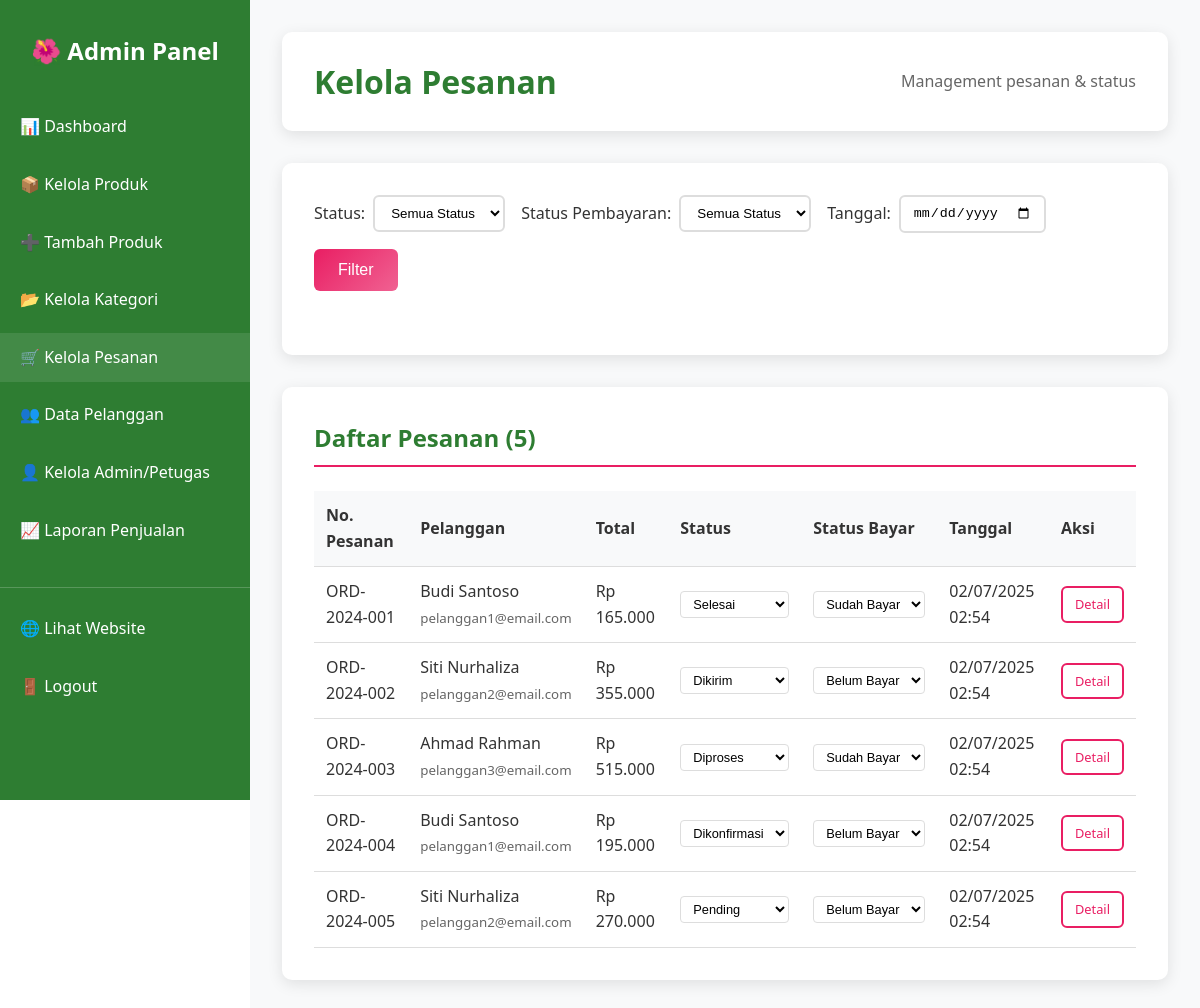
The app's page /admin/orders.php (signed in) with its own data.
### tables this page shows
CREATE TABLE orders (
    id INT PRIMARY KEY AUTO_INCREMENT,
    user_id INT NOT NULL,
    order_number VARCHAR(50) UNIQUE NOT NULL,
    total_amount DECIMAL(12,2) NOT NULL,
    subtotal DECIMAL(12,2) NOT NULL DEFAULT 0,
    shipping_address TEXT NOT NULL,
    shipping_cost DECIMAL(10,2) DEFAULT 0,
    recipient_name VARCHAR(100) NOT NULL,
    recipient_phone VARCHAR(20) NOT NULL,
    city VARCHAR(50),
    postal_code VARCHAR(10),
    payment_method ENUM('transfer', 'cod', 'ewallet') NOT NULL,
    payment_status ENUM('pending', 'paid', 'failed') DEFAULT 'pending',
    status ENUM('pending', 'confirmed', 'processing', 'shipped', 'delivered', 'cancelled') DEFAULT 'pending',
    notes TEXT,
    order_date TIMESTAMP DEFAULT CURRENT_TIMESTAMP,
    updated_at TIMESTAMP DEFAULT CURRENT_TIMESTAMP ON UPDATE CURRENT_TIMESTAMP,
    FOREIGN KEY (user_id) REFERENCES users(id) ON DELETE CASCADE
);

CREATE TABLE users (
    id INT PRIMARY KEY AUTO_INCREMENT,
    username VARCHAR(50) UNIQUE NOT NULL,
    email VARCHAR(100) UNIQUE NOT NULL,
    password VARCHAR(255) NOT NULL,
    full_name VARCHAR(100) NOT NULL,
    phone VARCHAR(20),
    address TEXT,
    role ENUM('admin', 'petugas', 'pelanggan') DEFAULT 'pelanggan',
    is_active TINYINT(1) DEFAULT 1,
    created_at TIMESTAMP DEFAULT CURRENT_TIMESTAMP,
    updated_at TIMESTAMP DEFAULT CURRENT_TIMESTAMP ON UPDATE CURRENT_TIMESTAMP
);

### config/database.php (called while the page is built, shortened)
<?php
function formatRupiah($amount) {
    return 'Rp ' . number_format($amount, 0, ',', '.');
}
?>

### admin/orders.php (the view, shortened to what this page needs)
<?php
require_once '../config/database.php';
$pdo = getConnection();
$date_filter = $_GET['date'] ?? '';
$where_conditions = [];
$params = [];
$where_clause = !empty($where_conditions) ? 'WHERE ' . implode(' AND ', $where_conditions) : '';
$stmt = $pdo->prepare("
    SELECT o.*, u.full_name as customer_name, u.email as customer_email
    FROM orders o
    JOIN users u ON o.user_id = u.id
    $where_clause
    ORDER BY o.order_date DESC
");
$stmt->execute($params);
$orders = $stmt->fetchAll();
$status_options = [
    'pending' => 'Pending',
    'confirmed' => 'Dikonfirmasi',
    'processing' => 'Diproses',
    'shipped' => 'Dikirim',
    'delivered' => 'Selesai',
    'cancelled' => 'Dibatalkan'
];
$payment_status_options = [
    'pending' => 'Belum Bayar',
    'paid' => 'Sudah Bayar',
    'failed' => 'Gagal'
];
?>
<!DOCTYPE html>
<html lang="id">
<head>
    <link rel="stylesheet" href="../assets/css/style.css">
    <link rel="stylesheet" href="assets/admin.css">
</head>
<body>
    <div class="admin-container">
        <?php include 'includes/sidebar.php'; ?>
        <div class="main-content">
            <div class="page-header">
                <h1>Kelola Pesanan</h1>
                <div>
                    <span style="color: #666;">Management pesanan & status</span>
                </div>
            </div>
            <div class="content-card">
                <form method="GET" class="filters">
                    <div class="filter-group">
                        <label>Status:</label>
                        <select name="status" class="filter-select">
                            <option value="">Semua Status</option>
                        </select>
                    </div>
                    <div class="filter-group">
                        <label>Status Pembayaran:</label>
                        <select name="payment_status" class="filter-select">
                            <option value="">Semua Status</option>
                        </select>
                    </div>
                    <div class="filter-group">
                        <label>Tanggal:</label>
                        <input type="date" name="date" class="filter-select" value="<?php echo htmlspecialchars($date_filter); ?>">
                    </div>
                    <button type="submit" class="btn btn-primary">Filter</button>
                </form>
            </div>
            <div class="content-card">
                <h2>Daftar Pesanan (<?php echo count($orders); ?>)</h2>
                <?php if (empty($orders)): ?>
                    <p>Tidak ada pesanan ditemukan.</p>
                <?php else: ?>
                    <table class="table">
                        <thead>
                            <tr>
                                <th>No. Pesanan</th>
                                <th>Pelanggan</th>
                                <th>Total</th>
                                <th>Status</th>
                                <th>Status Bayar</th>
                                <th>Tanggal</th>
                                <th>Aksi</th>
                            </tr>
                        </thead>
                        <tbody>
                            <?php foreach($orders as $order): ?>
                            <tr>
                                <td><?php echo htmlspecialchars($order['order_number']); ?></td>
                                <td>
                                    <div><?php echo htmlspecialchars($order['customer_name']); ?></div>
                                    <small style="color: #666;"><?php echo htmlspecialchars($order['customer_email']); ?></small>
                                </td>
                                <td><?php echo formatRupiah($order['total_amount']); ?></td>
                                <td>
                                    <form method="POST" class="status-form">
                                        <select name="status" class="status-select" onchange="this.form.submit()">
                                            <?php foreach($status_options as $value => $label): ?>
                                                <option value="<?php echo $value; ?>"
                                                        <?php echo $order['status'] == $value ? 'selected' : ''; ?>>
                                                    <?php echo $label; ?>
                                                </option>
                                            <?php endforeach; ?>
                                        </select>
                                    </form>
                                </td>
                                <td>
                                    <form method="POST" class="status-form">
                                        <select name="payment_status" class="status-select" onchange="this.form.submit()">
                                            <?php foreach($payment_status_options as $value => $label): ?>
                                                <option value="<?php echo $value; ?>"
                                                        <?php echo $order['payment_status'] == $value ? 'selected' : ''; ?>>
                                                    <?php echo $label; ?>
                                                </option>
                                            <?php endforeach; ?>
                                        </select>
                                    </form>
                                </td>
                                <td><?php echo date('d/m/Y H:i', strtotime($order['order_date'])); ?></td>
                                <td>
                                    <a href="orders-detail.php?id=<?php echo $order['id']; ?>" class="btn btn-outline btn-sm">Detail</a>
                                </td>
                            </tr>
                            <?php endforeach; ?>
                        </tbody>
                    </table>
                <?php endif; ?>
            </div>
        </div>
    </div>
</body>
</html>

### assets/css/style.css (style rules this page uses)
* { margin: 0; padding: 0; box-sizing: border-box; }
body { font-family: 'Segoe UI', Tahoma, Geneva, Verdana, sans-serif; line-height: 1.6; color: #333; background-color: #fff; }
.btn { display: inline-block; padding: 12px 24px; border: none; border-radius: 6px; text-decoration: none; text-align: center; cursor: pointer; font-size: 16px; font-weight: 500; transition: all 0.3s ease; }
.btn-primary { background: linear-gradient(135deg, #e91e63, #f06292); color: white; }
.btn-outline { background: transparent; color: #e91e63; border: 2px solid #e91e63; }
.page-header { background: linear-gradient(135deg, #f8f9fa, #e8f5e8); padding: 2rem 0; text-align: center; }
.main-content { min-height: 100vh; padding-top: 0; }

### admin/assets/admin.css (style rules this page uses)
.admin-container { display: flex; min-height: 100vh; font-family: 'Segoe UI', Tahoma, Geneva, Verdana, sans-serif; }
.main-content { flex: 1; margin-left: 250px; padding: 2rem; background: #f8f9fa; min-height: 100vh; }
.page-header { display: flex; justify-content: space-between; align-items: center; margin-bottom: 2rem; background: white; padding: 1.5rem 2rem; border-radius: 10px; box-shadow: 0 4px 15px rgba(0,0,0,0.1); }
.page-header h1 { color: #2e7d32; margin: 0; font-size: 2rem; }
.content-card { background: white; padding: 2rem; border-radius: 10px; box-shadow: 0 4px 15px rgba(0,0,0,0.1); margin-bottom: 2rem; }
.content-card h2 { color: #2e7d32; margin-bottom: 1.5rem; font-size: 1.5rem; border-bottom: 2px solid #e91e63; padding-bottom: 0.5rem; }
.btn { display: inline-block; padding: 12px 24px; border: none; border-radius: 6px; text-decoration: none; text-align: center; cursor: pointer; font-size: 16px; font-weight: 500; transition: all 0.3s ease; }
.btn-primary { background: linear-gradient(135deg, #e91e63, #f06292); color: white; }
.btn-outline { background: transparent; color: #e91e63; border: 2px solid #e91e63; }
.btn-sm { padding: 6px 12px; font-size: 0.8rem; }
.table { width: 100%; border-collapse: collapse; margin-top: 1rem; }
.table th, .table td { padding: 12px; text-align: left; border-bottom: 1px solid #ddd; vertical-align: middle; }
.table th { background: #f8f9fa; font-weight: 600; color: #333; position: sticky; top: 0; }
.filters { display: flex; gap: 1rem; align-items: center; flex-wrap: wrap; margin-bottom: 2rem; }
.filter-group { display: flex; align-items: center; gap: 0.5rem; }
.filter-select { padding: 8px 12px; border: 2px solid #ddd; border-radius: 6px; background: white; }
.status-form { display: inline-block; }
.status-select { padding: 4px 8px; font-size: 0.8rem; border: 1px solid #ddd; border-radius: 4px; background: white; }

### records on screen
orders: order_number "ORD-2024-001", user.full_name "Budi Santoso", user.email "pelanggan1@email.com", total_amount "Rp 165.000", status "Selesai", payment_status "Sudah Bayar", order_date "02/07/2025 02:54"
orders: order_number "ORD-2024-002", user.full_name "Siti Nurhaliza", user.email "pelanggan2@email.com", total_amount "Rp 355.000", status "Dikirim", payment_status "Belum Bayar", order_date "02/07/2025 02:54"
orders: order_number "ORD-2024-003", user.full_name "Ahmad Rahman", user.email "pelanggan3@email.com", total_amount "Rp 515.000", status "Diproses", payment_status "Sudah Bayar", order_date "02/07/2025 02:54"
orders: order_number "ORD-2024-004", user.full_name "Budi Santoso", user.email "pelanggan1@email.com", total_amount "Rp 195.000", status "Dikonfirmasi", payment_status "Belum Bayar", order_date "02/07/2025 02:54"
orders: order_number "ORD-2024-005", user.full_name "Siti Nurhaliza", user.email "pelanggan2@email.com", total_amount "Rp 270.000", status "Pending", payment_status "Belum Bayar", order_date "02/07/2025 02:54"

### other values on screen
count($orders) "5"
